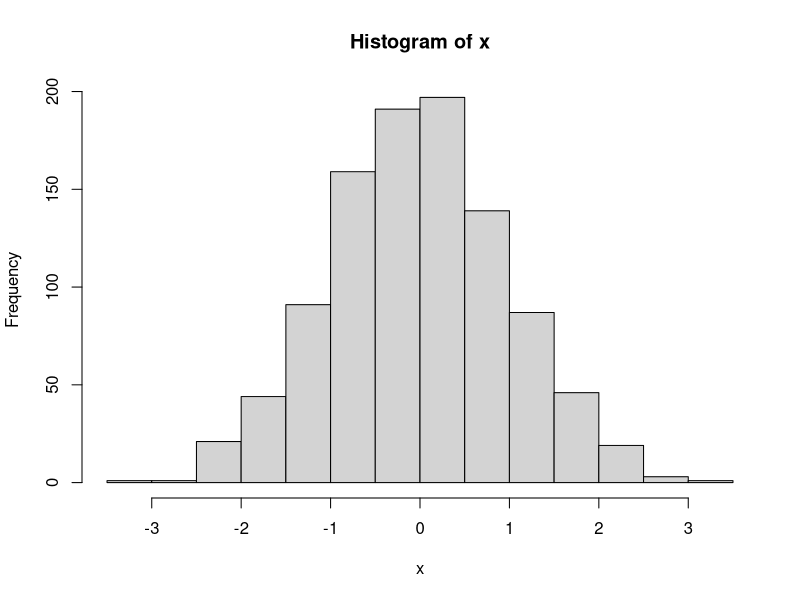
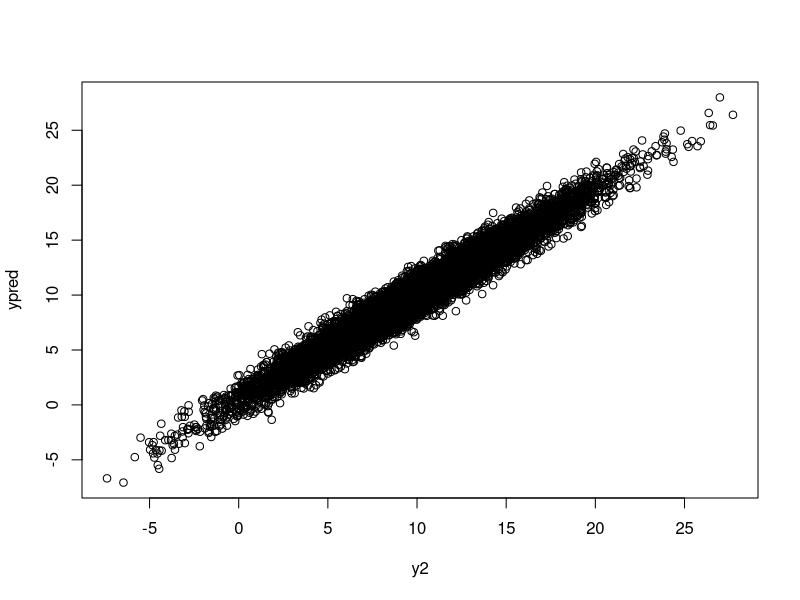

These charts were generated, in order, by the following R code:
## ---- chunk 1
knitr::opts_chunk$set(echo = TRUE)
## ---- chunk 2
x <- rnorm(1000)
hist(x)
## ---- chunk 3
var1 = 5+1
print(var1)
## ---- chunk 4
a = 4
b = 8
a+b
a*b
a/b
## ---- chunk 5
for (i in 1:10){
  cat("iteración número", i, "\n")
}
## ---- chunk 6
a=6
b=5
if (a>b){
  print("Hola Mundo")
}

## ---- chunk 7
funciondelauxALCUADRADO <- function(a){
  c = a**a
  return(c)
}
funciondelauxALCUADRADO(2)
## ---- chunk 8
set.seed(27)
y = 11:20
mi_df <- data.frame(x = 1:10,
                    y,
                    w = sample(c("Grupo 1", "Grupo 2"), 10, replace = TRUE))

print(mi_df)
mi_df$z<-3:12
print(mi_df)
print(mi_df[2,1])
print(mi_df[2,"x"])
#Devuelve una lista
print(mi_df["x"])
#devuelve un vector
print(mi_df$x)
#devuelve un df filtrado
subset(mi_df, w=="Grupo 2")
## ---- chunk 9

#definir DataFrame con columnas x1, x2 y e
x1 <- rnorm(30)
x2 <- rnorm(30)
e <- rnorm(30)

df <- data.frame(x1,x2,e)

## ---- chunk 10

# definir b0, b1 y b2

b_0= 10
b_1= 4
b_2 = 2
# definir df$y = b0 + b1*df$x1 + b2*df$x2 + df$e

y= b_0 + b_1*df$x1+b_2*df$x2+df$e
## ---- chunk 11

# myreg <- lm()
reg <- lm(y ~ df$x1+df$x2)
#summary(myreg)
summary(reg)
## ---- chunk 12

# definir dataframe con columnas x1, x2 y e 
x1b<-rnorm(10000)
x2b<-rnorm(10000)
eb<-rnorm(10000)

df2 <- data.frame(x1b,x2b,eb)
# definir df$y = b0 + b1*df$x1 + b2*df$x2 + df$e
b_0= 10
b_1= 4
b_2 = 2

y2= b_0 + b_1*df2$x1b+b_2*df2$x2b+df2$eb

# myreg <- lm()
reg2 <- lm(y2~df2$x1b+df2$x2b)
#summary(myreg)
summary(reg2)

## ---- chunk 13

# ypred <- ...
#buscando la documentación de lm(), encontramos la función predict() la cual recibe un modelo de regresión y estima los valores predichos por esta 
ypred <- predict(reg2)
# plot(y, ypred)
plot(y2,ypred)
